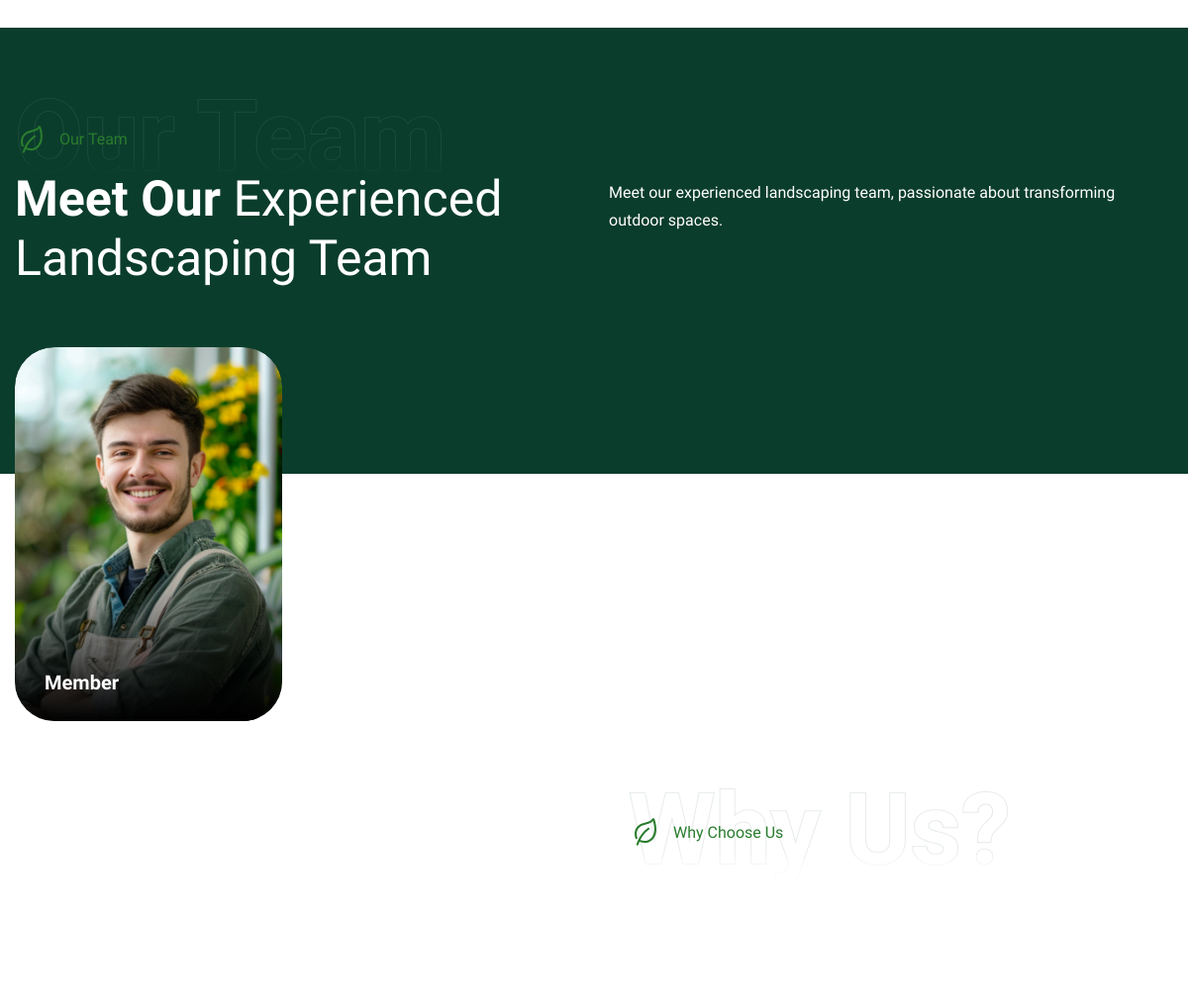
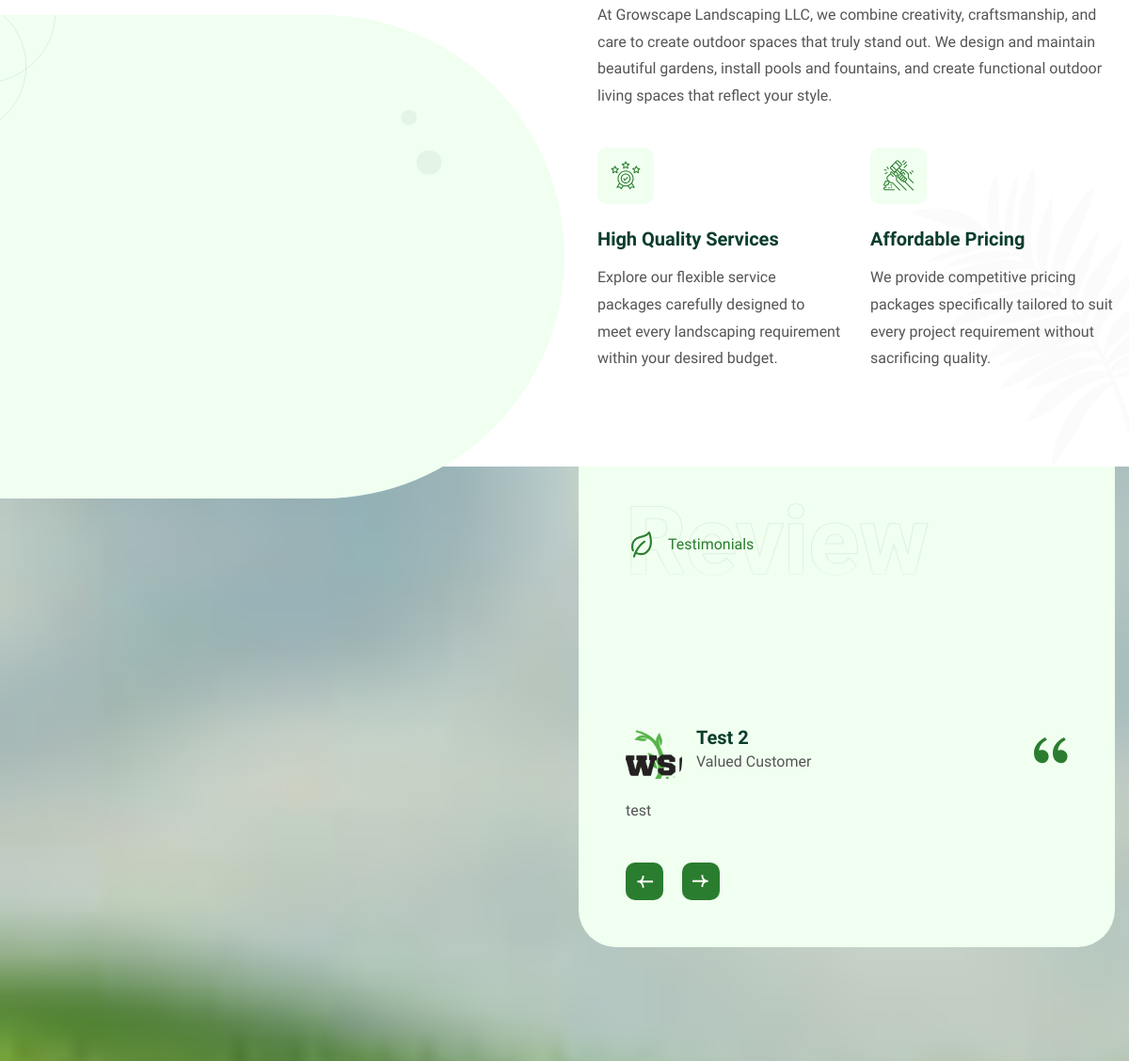
Page /about/ (middle part) on the earlier database version (2 pictures, top to bottom).
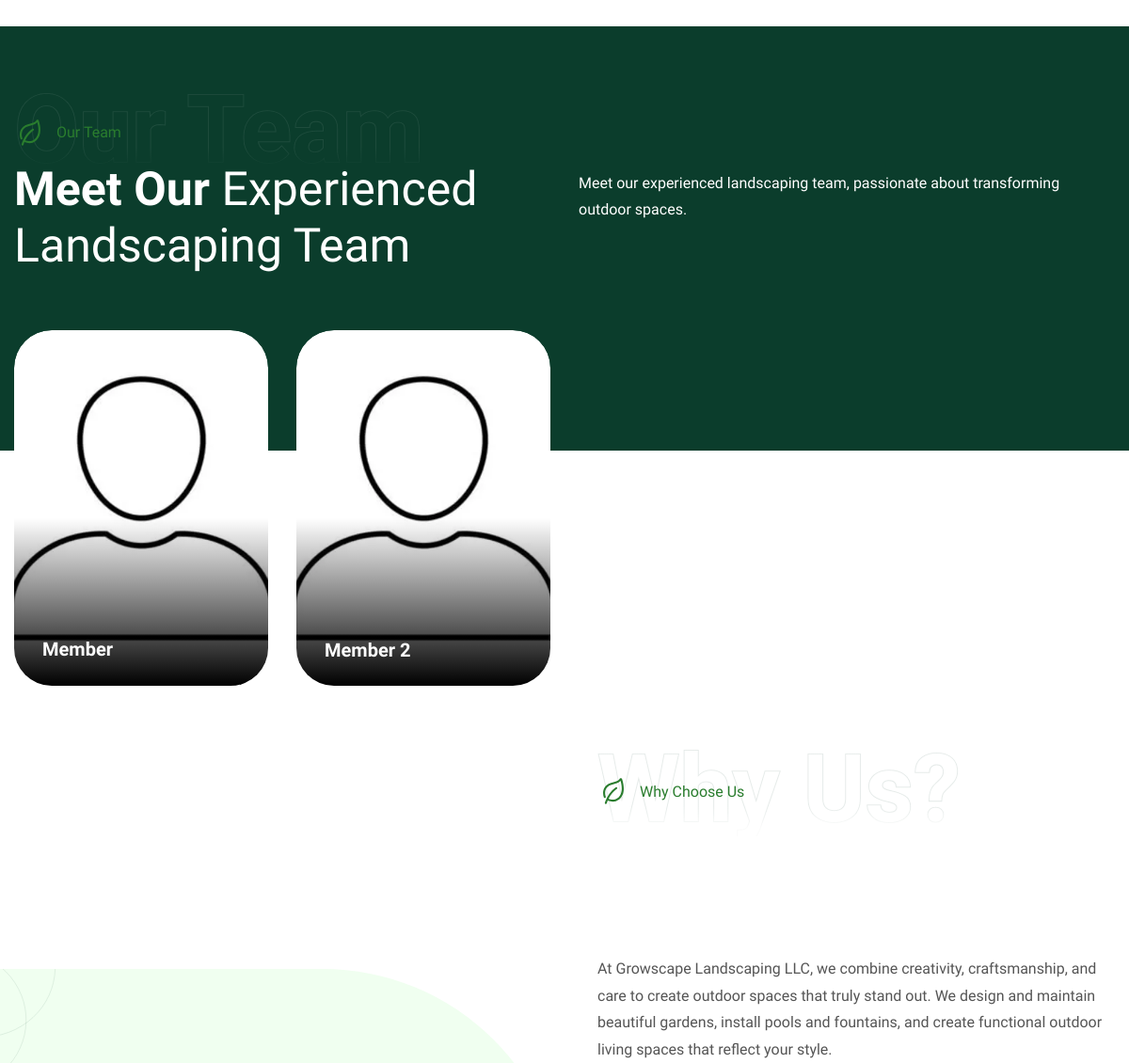
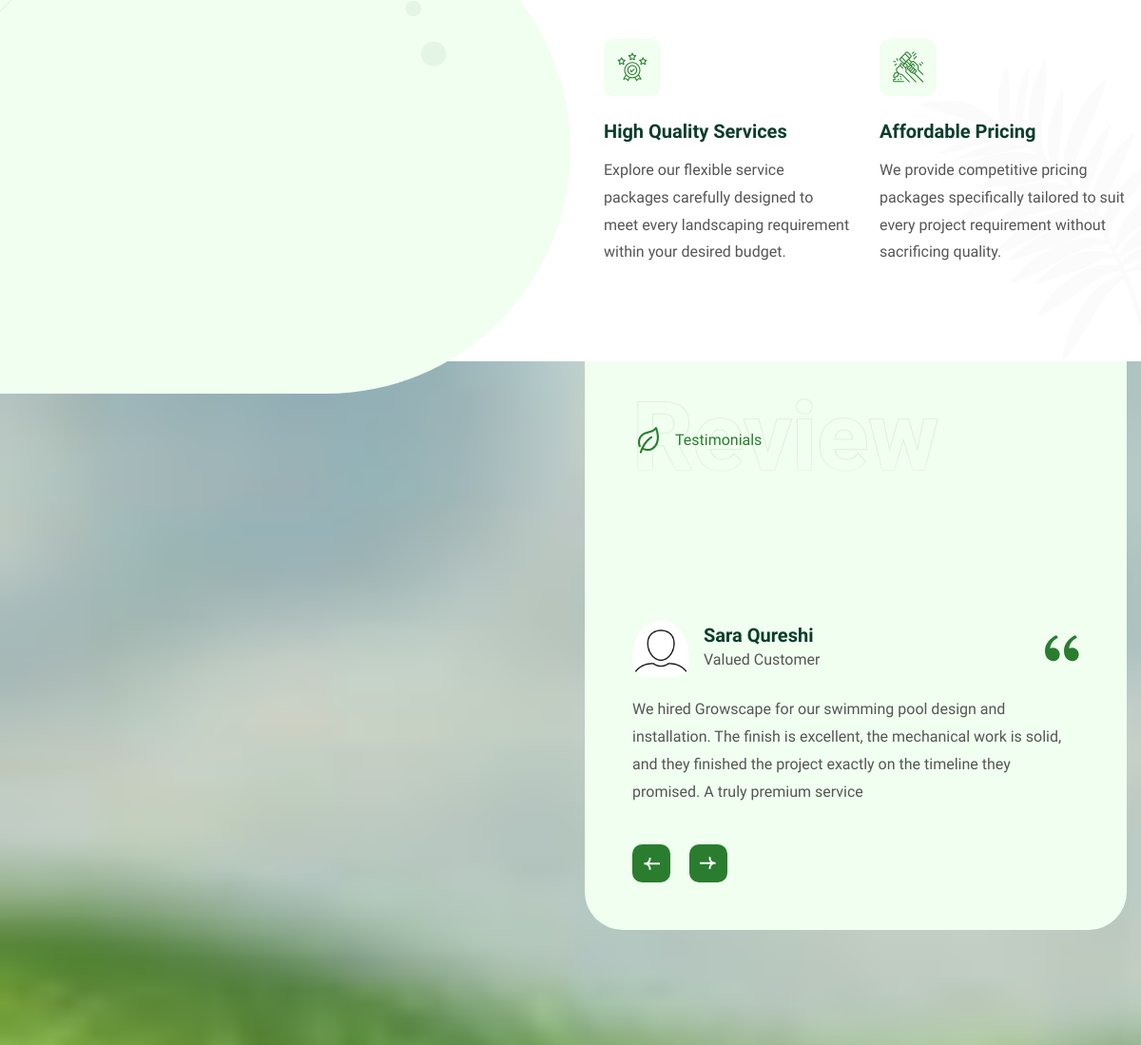
Same page on the later database version (2 pictures, top to bottom).
### growscape_app/models.py (models this page shows, shortened)
class TeamMember(models.Model):
    name = models.CharField(max_length=100)
    position = models.CharField(max_length=100)
    photo = models.ImageField(upload_to='team/', blank=True, null=True)
    bio = models.TextField(blank=True, help_text="Short introduction or quote.")

class Testimonial(models.Model):
    name = models.CharField(
        max_length=100, help_text="Name of the person giving the testimonial"
    )
    image = models.ImageField(
        upload_to="testimonials/", blank=True, null=True, help_text="Profile picture"
    )
    review = models.TextField(help_text="Customer or client review")
    created_at = models.DateTimeField(auto_now_add=True)
    updated_at = models.DateTimeField(auto_now=True)
    image_fields = ["image"]
    class Meta:
        ordering = ["-created_at"]
        verbose_name = "Testimonial"
        verbose_name_plural = "Testimonials"

### growscape_app/views.py (the view)
# urls.py: path('about/', views.about, name='about'),
def about(request):
    team_members = TeamMember.objects.all()
    testimonials = Testimonial.objects.all()
    return render(request, "frontend/about.html", {"team_members": team_members, "testimonials": testimonials})

### growscape_app/context_processors.py (called while the page is built)
def nav_data(request):
    return {
        'nav_services': Service.objects.all()[:6],
        'nav_blogs': Blog.objects.all()[:4],
    }

### templates/frontend/about.html (shortened to what the changed rows need)
{% extends "frontend/base.html" %}
{% load static %}
{% block content %}
<div class="our-team">
    <div class="container">
        <div class="row section-row align-items-center">
            <div class="col-lg-6">
                <div class="section-title">
                    <h2>
                        Meet Our <span>Experienced Landscaping Team</span>
                    </h2>
                </div>
            </div>
        </div>
        <div class="row">
            {% for member in team_members %}
            <div class="col-lg-3 col-md-6">
                <div class="team-member-item">
                    <div class="team-image">
                        <figure class="image-anime">
                            {% if member.photo %}
                                <img src="{{ member.photo.url }}" alt="{{ member.name }}">
                            {% else %}
                                <img src="{% static 'images/team-1.jpg' %}" alt="">
                            {% endif %}
                        </figure>
                    </div>
                    <div class="team-body">
                        <div class="team-body-title">
                            <h3>{{ member.name }}</h3>
                        </div>
                    </div>
                </div>
            </div>
            {% empty %}
            <div class="col-12 text-center">
                <p>No team members added yet.</p>
            </div>
            {% endfor %}
        </div>
    </div>
</div>
    <div class="why-choose-us about-why-choose">
        <div class="container">
            <div class="row align-items-center">
                <div class="col-lg-6 order-lg-2 order-1">
                    <div class="why-choose-content">
                        <div class="section-title">
                            <h2 class="text-anime-style-2" data-cursor="-opaque">Why choose us <span>for your landscaping needs?</span></h2>
                        </div>
                    </div>
                </div>
            </div>
        </div>
    </div>
<div class="our-testimonials parallaxie"
     style="background: url('{% static "images/new/testimonials.jpg" %}') center/cover no-repeat;">
    <div class="container">
        <div class="row align-items-start">
            <div class="col-lg-6 col-md-9">
                <div class="testimonial-box">
                    <div class="section-title">
                        <h2 class="text-anime-style-2">
                            Our happy <span>client says</span>
                        </h2>
                    </div>
                    <div class="testimonial-slider">
                        <div class="swiper">
                            <div class="swiper-wrapper" data-cursor-text="Drag">
                                {% for testimonial in testimonials %}
                                <div class="swiper-slide">
                                    <div class="testimonial-item">
                                        <div class="testimonial-header">
                                            <div class="author-image">
                                                <figure class="image-anime">
                                                    {% if testimonial.image %}
                                                        <img src="{{ testimonial.image.url }}"
                                                             alt="{{ testimonial.name }}"
                                                             style="width:80px;height:80px;
                                                                    object-fit:cover;
                                                                    border-radius:50%;">
                                                    {% else %}
                                                        <img src="{% static 'images/author-1.jpg' %}"
                                                             alt="{{ testimonial.name }}"
                                                             style="width:80px;height:80px;
                                                                    object-fit:cover;
                                                                    border-radius:50%;">
                                                    {% endif %}
                                                </figure>
                                            </div>
                                            <div class="author-content">
                                                <h3>{{ testimonial.name }}</h3>
                                                <p>Valued Customer</p>
                                            </div>
                                        </div>
                                        <div class="testimonial-content">
                                            <p>{{ testimonial.review|safe }}</p>
                                        </div>
                                    </div>
                                </div>
                                {% endfor %}
                            </div>
                        </div>
                    </div>
                </div>
            </div>
        </div>
    </div>
</div>
{% endblock %}

Differences in the rows shown:
removed Testimonial: image (picture), name "Test 2", review "test"
changed TeamMember "Member": photo: a different picture
added TeamMember: photo (picture), name "Member 2"
added Testimonial: image (picture), name "Sara Qureshi", review "We hired Growscape for our swimming pool design and installation. The finish is excellent, the mechanical work is solid, and they finished the project exactly on the timeline they promised. A truly premium service"
